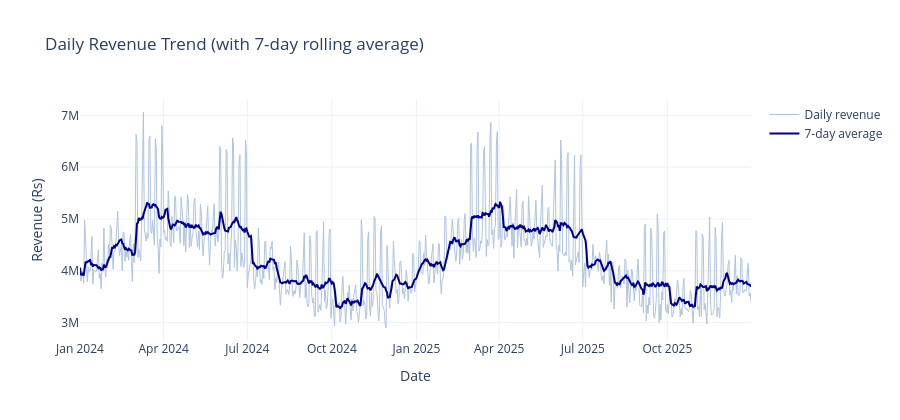

Notebook code cell kept with this figure:
### Code cell
daily = df.groupby("Date").agg(Units_Sold=("Units_Sold","sum"), Revenue=("Revenue","sum")).reset_index()
daily["Revenue_7d_avg"] = daily["Revenue"].rolling(7, min_periods=1).mean()

fig = go.Figure()
fig.add_trace(go.Scatter(x=daily["Date"], y=daily["Revenue"], mode="lines",
                          name="Daily revenue", line=dict(color="lightsteelblue", width=1)))
fig.add_trace(go.Scatter(x=daily["Date"], y=daily["Revenue_7d_avg"], mode="lines",
                          name="7-day average", line=dict(color="darkblue", width=2)))
fig.update_layout(title="Daily Revenue Trend (with 7-day rolling average)",
                   xaxis_title="Date", yaxis_title="Revenue (Rs)",
                   template="plotly_white", height=420)
fig.show()

### Figure 1 — Plotly figure (JSON) as saved in the notebook; plotly's stock layout.template omitted (floating-point values rounded to 4 significant figures; data arrays with more than 128 entries replaced by an {"elided": "..."} marker saying what was removed)
{"data": [{"line": {"color": "lightsteelblue", "width": 1}, "mode": "lines", "name": "Daily revenue", "type": "scatter", "x": {"elided": "731 str values"}, "y": {"elided": "731 float values"}}, {"line": {"color": "darkblue", "width": 2}, "mode": "lines", "name": "7-day average", "type": "scatter", "x": {"elided": "731 str values"}, "y": {"elided": "731 float values"}}], "layout": {"height": 420, "title": {"text": "Daily Revenue Trend (with 7-day rolling average)"}, "xaxis": {"title": {"text": "Date"}}, "yaxis": {"title": {"text": "Revenue (Rs)"}}}}
